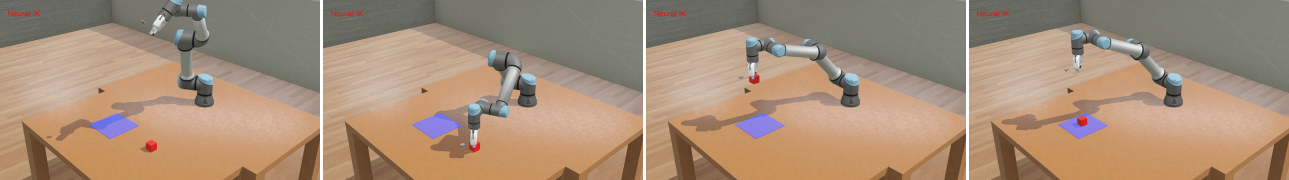
#> input picture paper/figures/webots_sequence.png, 2578 x 360 px (shown at 1/2 size); its folder holds 2 pictures in this run
$ python make_figures.py
#> lines starting #> are read from the running program, lines starting #| are printed output that depends on the picture
"""
Figures for paper/main.tex, generated from result files in the repository.

    python paper/make_figures.py

Reads   results/seed_study/*.json, results/benchmark/benchmark.json,
        results/heatmap/workspace_error.npz (computed on first run, ~3 min)
Writes  paper/figures/*.pdf (vector) and copies the Webots screenshot.
"""
import glob
import json
import os
import sys

import numpy as np
import matplotlib
import matplotlib.ticker
matplotlib.use('Agg')
import matplotlib.pyplot as plt
from matplotlib.colors import LogNorm
from matplotlib.patches import Rectangle

ROOT = os.path.abspath(os.path.join(os.path.dirname(__file__), '..'))
FIG = os.path.join(ROOT, 'paper', 'figures')
SEEDS = os.path.join(ROOT, 'results', 'seed_study')

plt.rcParams.update({
    'font.family': 'serif', 'mathtext.fontset': 'cm', 'font.size': 9,
    'axes.spines.top': False, 'axes.spines.right': False,
    'axes.linewidth': 0.6, 'xtick.major.width': 0.6, 'ytick.major.width': 0.6,
    'legend.frameon': False, 'savefig.bbox': 'tight', 'savefig.pad_inches': 0.02,
})
BLUE, GREY, ORANGE = '#2563eb', '#9ca3af', '#d97706'
W1, W2 = 3.3, 6.6     # one-column and full text width, inches


def load(pattern):
    return [json.load(open(p, encoding='utf-8')) for p in sorted(glob.glob(os.path.join(SEEDS, pattern)))]


def fig_ablation():
    runs = load('A_*.json')
    if not runs:
        print('  ablation: no Part A results yet'); return
    by = {}
    for r in runs:
        by.setdefault(r['seed'], {})[r['w_phys']] = r
    seeds = sorted(s for s in by if 0.0 in by[s] and 1.0 in by[s])
    fig, axes = plt.subplots(1, 2, figsize=(W2 * 0.75, 2.1))
    for ax, key, unit in ((axes[0], 'test_pos_mm', 'position error (mm)'),
                          (axes[1], 'test_rot_deg', 'orientation error (deg)')):
        for s in seeds:
            a, b = by[s][0.0][key], by[s][1.0][key]
            ax.plot([0, 1], [a, b], color=GREY, lw=0.8, zorder=1)
            ax.scatter([0, 1], [a, b], color=[GREY, BLUE], s=14, zorder=2)
        for x, w, c in ((0, 0.0, GREY), (1, 1.0, BLUE)):
            v = np.array([by[s][w][key] for s in seeds])
            ax.errorbar(x + 0.12, v.mean(), yerr=v.std(ddof=1) if len(v) > 1 else 0,
                        fmt='_', color=c, ms=10, capsize=2, lw=1)
        ax.set_xticks([0, 1], ['$w_p=0$\ndata only', '$w_p=1$\ndata + FK'])
        ax.set_xlim(-0.4, 1.5)
        ax.set_ylabel(unit)
    fig.tight_layout()
    fig.savefig(os.path.join(FIG, 'ablation.pdf'))
    fig.savefig(os.path.join(ROOT, 'assets', 'fig_ablation.svg'))   # README copy
    plt.close(fig)
    print(f'  ablation.pdf ({len(seeds)} paired seeds)')


def fig_multihead():
    sets = [('B_*.json', 'elbow-up branches only (4)', GREY, 'o'),
            ('D_*.json', 'all 8 branches', BLUE, 's')]
    fig, axes = plt.subplots(1, 2, figsize=(W2 * 0.85, 2.2))
    any_data = False
    for i, (pat, label, c, m) in enumerate(sets):
        runs = load(pat)
        if not runs:
            continue
        any_data = True
        Ks = sorted({r['K'] for r in runs})
        off = (i - 0.5) * 0.12
        for ax, key, f in ((axes[0], 'test_pos_mm', 1.0), (axes[1], 'recall', 100.0)):
            for K in Ks:
                v = np.array([r[key] for r in runs if r['K'] == K]) * f
                x = np.log2(K) + off
                ax.scatter([x] * len(v), v, color=c, s=10, marker=m, alpha=0.6, lw=0)
                ax.plot([x - 0.08, x + 0.08], [np.median(v)] * 2, color=c, lw=1.4)
            means = [np.median([r[key] for r in runs if r['K'] == K]) * f for K in Ks]
            ax.plot(np.log2(Ks) + off, means, color=c, lw=0.8,
                    label=label if ax is axes[0] else None)
    if not any_data:
        plt.close(fig); print('  multihead: no Part B/D results yet'); return
    axes[0].set_yscale('log'); axes[1].yaxis.set_minor_locator(matplotlib.ticker.MultipleLocator(10))
    axes[0].set_ylabel('test position error (mm)')
    axes[1].set_ylabel('branch recall (%)')
    axes[1].set_ylim(0, 100)
    for ax in axes:
        ax.set_xticks([0, 1, 2, 3], ['1', '2', '4', '8'])
        ax.set_xlabel('number of heads $K$')
    axes[0].legend(loc='upper right', fontsize=7.5)
    fig.tight_layout()
    fig.savefig(os.path.join(FIG, 'multihead.pdf'))
    fig.savefig(os.path.join(ROOT, 'assets', 'fig_multihead.svg'))   # README copy
    plt.close(fig)
    print('  multihead.pdf')


def fig_benchmark():
    res = json.load(open(os.path.join(ROOT, 'results', 'benchmark', 'benchmark.json')))['resultats']
    names = {
        'forme fermee analytique': 'Closed form',
        'reseau, sortie unique': 'Network, 1 output',
        'reseau, 2 tetes + selection': 'Network, 2 heads',
        'IKPY, pose complete': 'IKPy',
        'DLS, depart unique': 'DLS, 1 start',
        'DLS, 8 relances': 'DLS, 8 restarts',
    }
    rows = sorted([(names[r['solveur']], r['temps_median_ms'], r['temps_p95_ms'],
                    r['solveur'].startswith('reseau')) for r in res if r['solveur'] in names],
                  key=lambda t: t[1], reverse=True)
    fig, ax = plt.subplots(figsize=(3.0, 1.9))
    y = np.arange(len(rows))
    ax.barh(y, [r[1] for r in rows], color=[BLUE if r[3] else GREY for r in rows], height=0.6)
    ax.errorbar([r[1] for r in rows], y, xerr=[[0] * len(rows), [r[2] - r[1] for r in rows]],
                fmt='none', ecolor='#374151', lw=0.7, capsize=2)
    ax.set_yticks(y, [r[0] for r in rows])
    ax.set_xscale('log')
    ax.set_xlabel('time per target (ms)')
    ax.spines['left'].set_visible(False)
    ax.tick_params(axis='y', length=0)
    fig.savefig(os.path.join(FIG, 'benchmark.pdf'))
    plt.close(fig)
    print('  benchmark.pdf')


def fig_workspace():
    cache = os.path.join(ROOT, 'results', 'heatmap', 'workspace_error.npz')
    sys.path.insert(0, os.path.join(ROOT, 'experiments'))
    import heatmap_erreur as h
    if not os.path.exists(cache):
        print('  computing the workspace error map (~3 min)...')
        XX, YY, err, reach = h.calculer()
        os.makedirs(os.path.dirname(cache), exist_ok=True)
        np.savez_compressed(cache, XX=XX, YY=YY, err=err, reach=reach, Z=h.Z)
    d = np.load(cache)
    XX, YY, err, reach = d['XX'], d['YY'], d['err'], d['reach']
    fig, ax = plt.subplots(figsize=(W1 * 1.25, 2.9))
    im = ax.pcolormesh(XX, YY, np.clip(err, 0.02, 2000), norm=LogNorm(vmin=0.05, vmax=1000),
                       cmap='magma_r', shading='auto', rasterized=True)
    ax.contourf(XX, YY, (~reach).astype(float), levels=[0.5, 1.5], colors='none', hatches=['////'])
    ax.contour(XX, YY, reach.astype(float), levels=[0.5], colors='white', linewidths=1.0,
               linestyles='--')
    z = h.ZONE
    ax.add_patch(Rectangle((z['x0'], z['y0']), z['x1'] - z['x0'], z['y1'] - z['y0'],
                           fill=False, edgecolor=BLUE, lw=1.2))
    offsets = {'drop tray': (4, -10), 'reading pose': (4, 5), 'cube': (4, 4)}
    for x, yv, name in h.REPERES:
        ax.plot(x, yv, 'o', ms=3.5, mfc='white', mec='black', mew=0.8)
        dx, dy = offsets.get(name, (4, 4))
        ax.annotate(name, (x, yv), textcoords='offset points', xytext=(dx, dy), fontsize=7,
                    ha='right' if dx < 0 else 'left')
    ax.set_aspect('equal')
    ax.set_xlabel('$x$ (m)'); ax.set_ylabel('$y$ (m)')
    cb = fig.colorbar(im, ax=ax, fraction=0.046, pad=0.03)
    cb.set_label('position error (mm)')
    fig.savefig(os.path.join(FIG, 'workspace_error.pdf'), dpi=300)
    plt.close(fig)
    inside = reach & (XX >= z['x0']) & (XX <= z['x1']) & (YY >= z['y0']) & (YY <= z['y1'])
    print(f"  workspace_error.pdf (inside box median {np.median(err[inside]):.3f} mm, "
          f"outside reach max {err[~reach].max():.0f} mm)")


def fig_overview_frame():
    """Grasp panel of webots_sequence.png, cropped for Figure 1."""
    from PIL import Image
    seq = np.asarray(Image.open(os.path.join(FIG, 'webots_sequence.png')).convert('RGB'))
#> seq is the input picture: shape (360, 2578, 3); mean R, G, B 166.5, 141.9, 119.9
    white = (seq > 245).all(axis=2).all(axis=0)        # white gutter columns between panels
    edges = np.flatnonzero(np.diff(white.astype(int)))
#> edges = [639, 645, 1285, 1291, 1931, 1937]
    starts = [0] + [e + 1 for e in edges if white[e]]
#> starts = [0, 646, 1292, 1938]
    ends = [e + 1 for e in edges if not white[e]] + [seq.shape[1]]
#> ends = [640, 1286, 1932, 2578]
    x0, x1 = starts[1], ends[1]                         # second panel: gripper on the cube
#> x0 = 646; x1 = 1286
    frame = seq[40:, x0 + 60:x1]                        # drop the "Neural IK" label
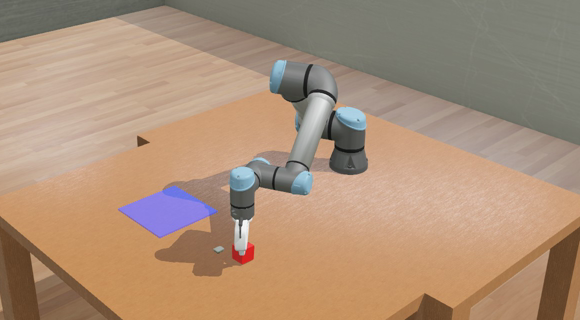
#> frame: shape (320, 580, 3); mean R, G, B 170.6, 143.3, 120.2
    Image.fromarray(frame).save(os.path.join(FIG, 'webots_frame.png'))
    print(f"  webots_frame.png {frame.shape[1]}x{frame.shape[0]}")
#|   webots_frame.png 580x320


if __name__ == '__main__':
    os.makedirs(FIG, exist_ok=True)
    # figures/webots_sequence.png is written by experiments/make_demo_gif.py
    fig_overview_frame()
    fig_ablation()
    fig_multihead()
#> (the run stopped early here; a loop or call above may not have finished)
